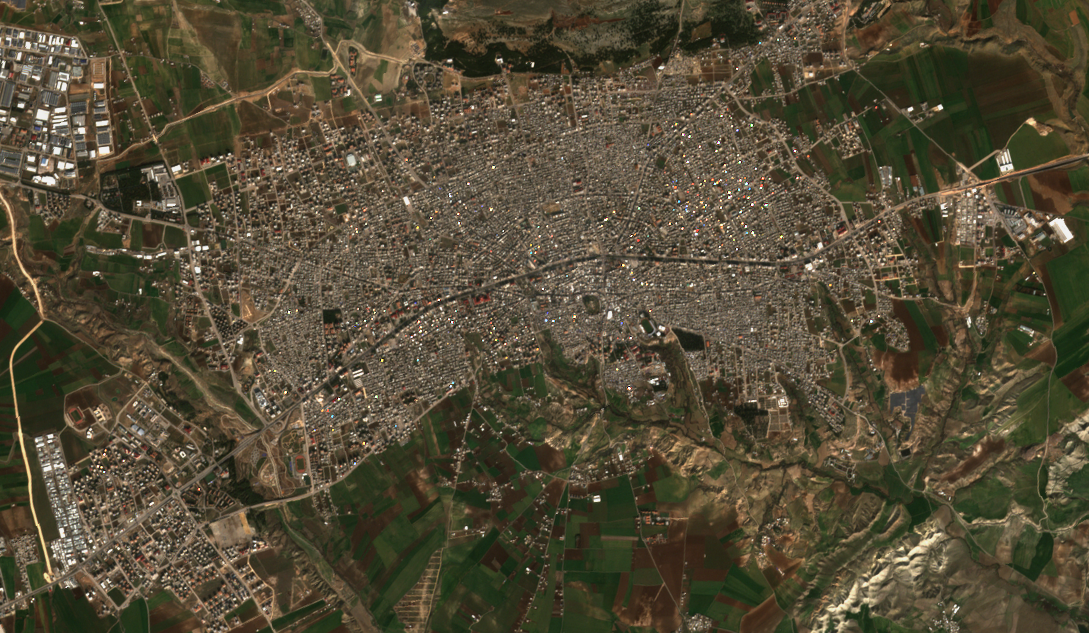
#> input picture Deneme/Image/Before/20230127.png, 1089 x 633 px
$ python Denem3.py
#> lines starting #> are read from the running program, lines starting #| are printed output that depends on the picture
from PIL import Image
import cv2
import numpy as np

# İlk görüntüyü yükle
img1 = Image.open('../Deneme/Image/Before/20230127.png')
#> img1 is the input picture: PIL image 1089x633 RGBA; mean R, G, B, A 82.7, 74.8, 54, 255

# İkinci görüntüyü yükle
img2 = Image.open('../Deneme/Image/After/20230209.png')
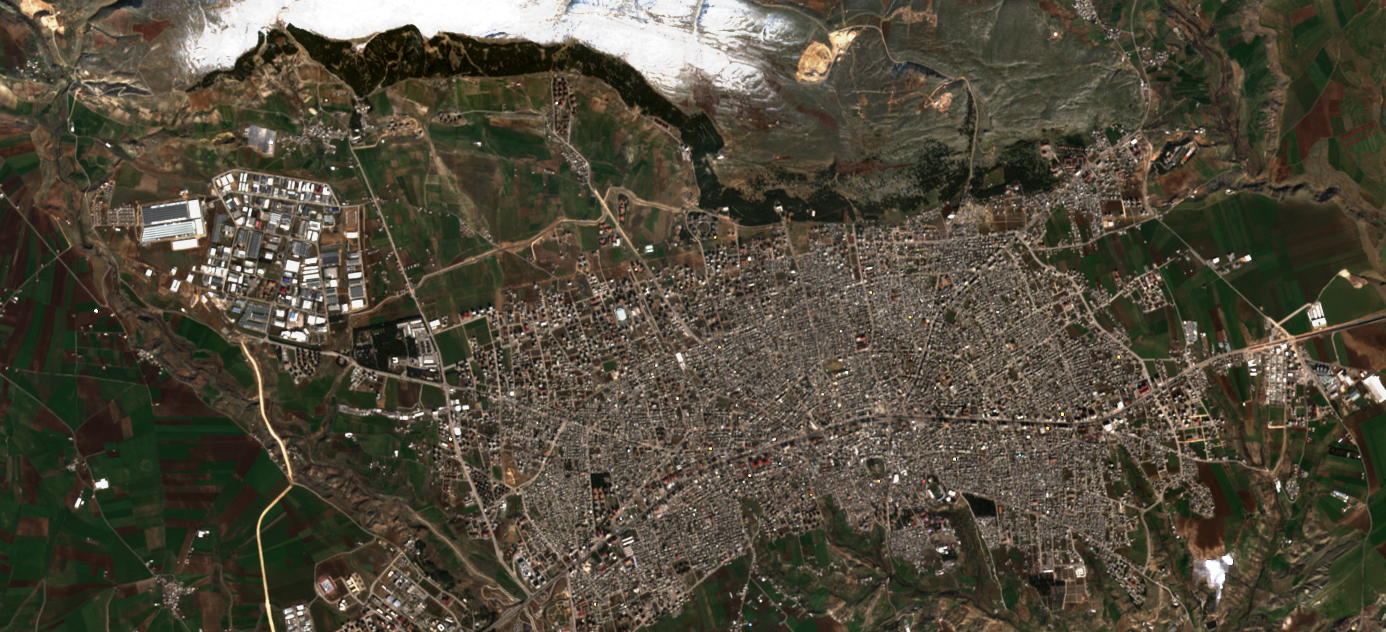
#> input picture Deneme/Image/After/20230209.png, 1386 x 632 px
#> img2 is the input picture: PIL image 1386x632 RGBA; mean R, G, B, A 79.9, 74, 59.2, 255

# Görüntüleri NumPy dizilerine dönüştür
img1_np = np.array(img1)
img2_np = np.array(img2)

# Gri tonlamalı görüntüleri elde et
img1_gray = cv2.cvtColor(img1_np, cv2.COLOR_BGR2GRAY)
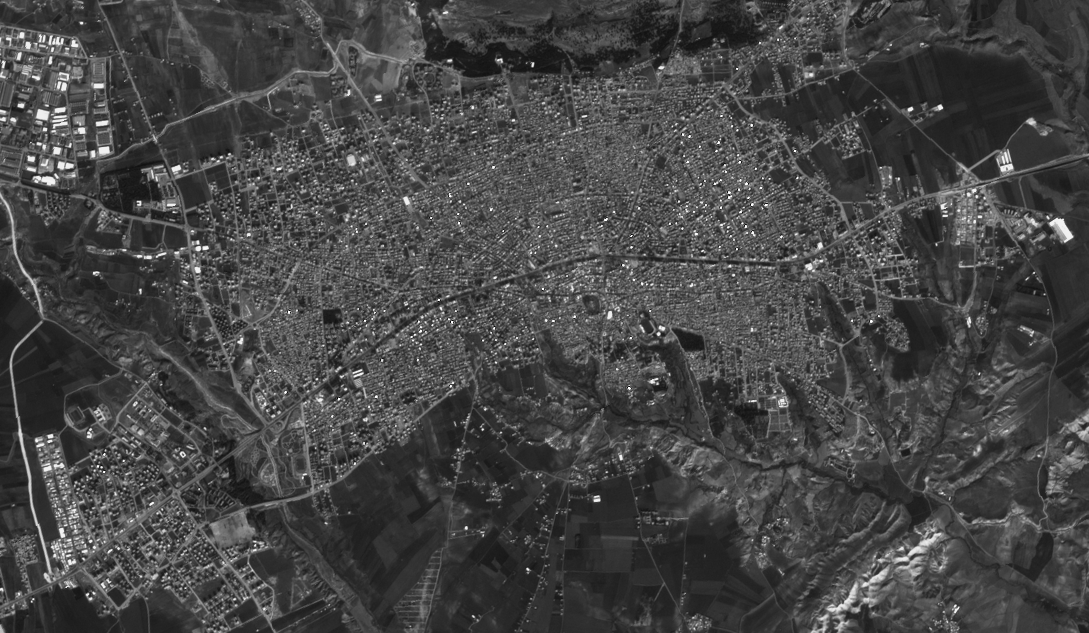
#> img1_gray: shape (633, 1089); min 1, max 255, mean 69.5
img2_gray = cv2.cvtColor(img2_np, cv2.COLOR_BGR2GRAY)
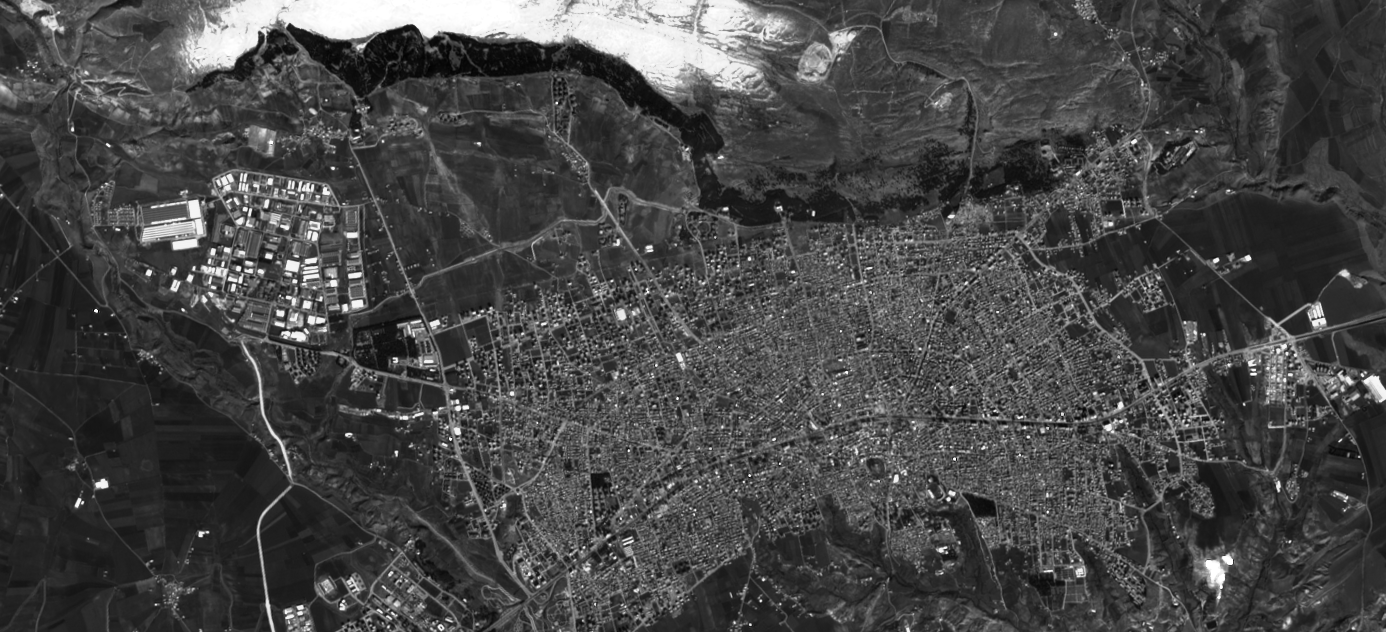
#> img2_gray: shape (632, 1386); min 0, max 255, mean 70.2

# Fark görüntüsünü elde et
#> (the run stopped early here; a loop or call above may not have finished)
